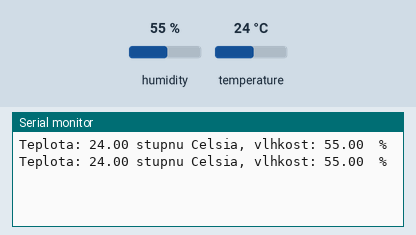
Bench run of a sketch on a simulated ESP8266 (NodeMCU). Parts: the last lines printed to the serial monitor. Inputs (shaded band) come from the test bench; at power-on: humidity 55 %, temperature 24 °C.

Above: at 5.8 s.
5.9 s: humidity set to 22 %
At 10.9 s:
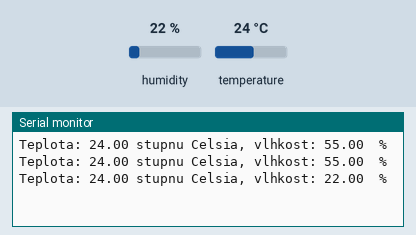
11.9 s: temperature set to 12 °C
At 15.5 s:
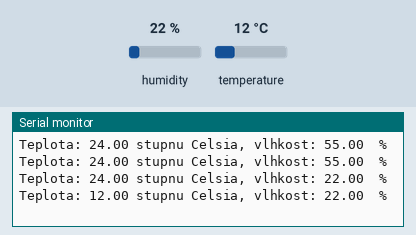
17.9 s: humidity set to 40 %
At 21.4 s:
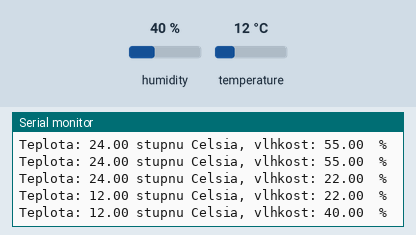
Timing chart, 0 to 22.9 s (numbered marks = the images above; inputs shaded):
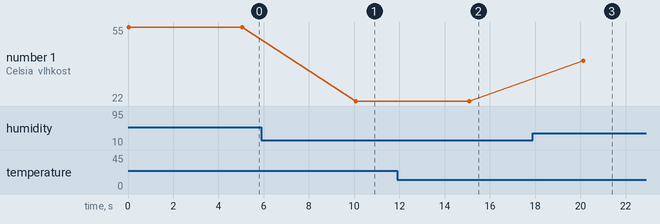

The sketch:

espTempter.ino
```cpp
#include "DHT.h"
DHT mojeDHT(D4, DHT11);

void setup() {
  mojeDHT.begin();
  Serial.begin(9600);
}

void loop() {

  float tep = mojeDHT.readTemperature();
  float vlh = mojeDHT.readHumidity();

  if (isnan(tep) || isnan(vlh)) {
    Serial.println("Chyba při čtení z DHT senzoru!");
  }
  else {

    Serial.print("Teplota: ");
    Serial.print(tep);
    Serial.print(" stupnu Celsia, ");
    Serial.print("vlhkost: ");
    Serial.print(vlh);
    Serial.println("  %");

  }

  delay(5000);

}
```

Measured:
- after the input at 5.9 s, the serial monitor: prints a new line after 4.2 s (image 1)
- after the input at 11.9 s, the serial monitor: prints a new line after 3.2 s (image 2)
- after the input at 17.9 s, the serial monitor: prints a new line after 2.2 s (image 3)
- plotted number 1: 55 → 22 after the input at 5.9 s, 22 → 40 after the input at 17.9 s
